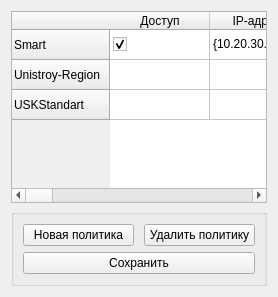
          <widget class="QWidget" name="users_tab_group_policies">
           <attribute name="title">
            <string>Политики групп</string>
           </attribute>
           <layout class="QGridLayout" name="gridLayout_5">
            <item row="0" column="0">
             <widget class="QTableWidget" name="tbl_user_policies">
              <property name="sortingEnabled">
               <bool>false</bool>
              </property>
              <property name="rowCount">
               <number>3</number>
              </property>
              <property name="columnCount">
               <number>10</number>
              </property>
              <attribute name="verticalHeaderShowSortIndicator" stdset="0">
               <bool>false</bool>
              </attribute>
              <row>
               <property name="text">
                <string>Smart</string>
               </property>
              </row>
              <row>
               <property name="text">
                <string>Unistroy-Region</string>
               </property>
              </row>
              <row>
               <property name="text">
                <string>USKStandart</string>
               </property>
              </row>
              <column>
               <property name="text">
                <string>Доступ</string>
               </property>
               <property name="font">
                <font>
                 <pointsize>9</pointsize>
                 <kerning>true</kerning>
                </font>
               </property>
              </column>
              <column>
               <property name="text">
                <string>IP-адреса</string>
               </property>
              </column>
              <column>
               <property name="text">
                <string>USB-фильтр</string>
               </property>
              </column>
              <column>
               <property name="text">
                <string>Auth-Method</string>
               </property>
              </column>
              <column>
               <property name="text">
                <string>OTP-секрет</string>
               </property>
              </column>
              <column>
               <property name="text">
                <string>Пароль</string>
               </property>
              </column>
              <column>
               <property name="text">
                <string>Permit-Login</string>
               </property>
              </column>
              <column>
               <property name="text">
                <string>Can kick</string>
               </property>
              </column>
              <column>
               <property name="text">
                <string>Kickable</string>
               </property>
              </column>
              <column>
               <property name="text">
                <string>Until</string>
               </property>
              </column>
              <item row="0" column="0">
               <property name="text">
                <string/>
               </property>
               <property name="font">
                <font>
                 <pointsize>1</pointsize>
                </font>
               </property>
               <property name="checkState">
                <enum>Checked</enum>
               </property>
               <property name="flags">
                <set>ItemIsSelectable|ItemIsDragEnabled|ItemIsDropEnabled|ItemIsUserCheckable|ItemIsEnabled|ItemIsAutoTristate</set>
               </property>
              </item>
              <item row="0" column="1">
               <property name="text">
                <string>{10.20.30.100,10.20.1.22}</string>
               </property>
              </item>
              <item row="0" column="9">
               <property name="text">
                <string>2024.01.23 15:48</string>
               </property>
              </item>
              <item row="1" column="0">
               <property name="text">
                <string/>
               </property>
               <property name="checkState">
                <enum>Unchecked</enum>
               </property>
               <property name="flags">
                <set>ItemIsSelectable|ItemIsDragEnabled|ItemIsDropEnabled|ItemIsUserCheckable|ItemIsEnabled</set>
               </property>
              </item>
              <item row="1" column="9">
               <property name="text">
                <string>2024.02.23 15:48</string>
               </property>
              </item>
              <item row="2" column="9">
               <property name="text">
                <string>2023.01.23 15:48</string>
               </property>
              </item>
             </widget>
            </item>
            <item row="1" column="0">
             <widget class="QGroupBox" name="groupBox_18">
              <property name="title">
               <string/>
              </property>
              <layout class="QGridLayout" name="gridLayout_21">
               <item row="0" column="0">
                <widget class="QFrame" name="frame">
                 <layout class="QHBoxLayout" name="horizontalLayout_14">
                  <property name="spacing">
                   <number>10</number>
                  </property>
                  <property name="leftMargin">
                   <number>0</number>
                  </property>
                  <property name="topMargin">
                   <number>0</number>
                  </property>
                  <property name="rightMargin">
                   <number>0</number>
                  </property>
                  <property name="bottomMargin">
                   <number>0</number>
                  </property>
                  <item>
                   <widget class="QPushButton" name="btn_user_policies_create">
                    <property name="text">
                     <string>Новая политика</string>
                    </property>
                   </widget>
                  </item>
                  <item>
                   <widget class="QPushButton" name="btn_user_policies_delete">
                    <property name="text">
                     <string>Удалить политику</string>
                    </property>
                   </widget>
                  </item>
                 </layout>
                </widget>
               </item>
               <item row="1" column="0">
                <widget class="QPushButton" name="btn_user_policies_save">
                 <property name="text">
                  <string>Сохранить</string>
                 </property>
                </widget>
               </item>
              </layout>
             </widget>
            </item>
           </layout>
          </widget>
